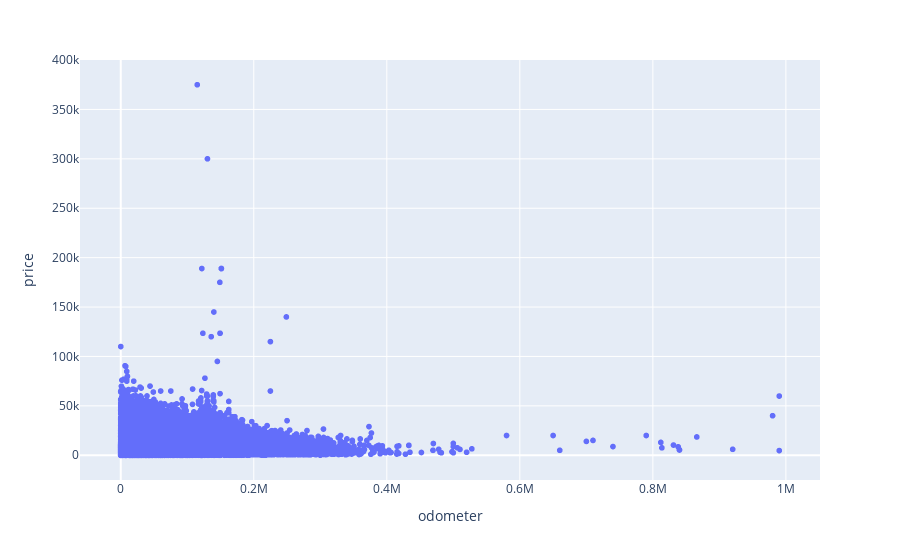

Here is the notebook cell this chart was saved with:
### Code cell
fig = px.scatter(car_data, x="odometer", y="price") # crear un gráfico de dispersión
fig.show() # crear gráfico de dispersión

### Figure 1 — Plotly figure (JSON) as saved in the notebook; plotly's stock layout.template omitted (floating-point values rounded to 4 significant figures; data arrays with more than 128 entries replaced by an {"elided": "..."} marker saying what was removed)
{"data": [{"hovertemplate": "odometer=%{x}<br>price=%{y}<extra></extra>", "legendgroup": "", "marker": {"color": "#636efa", "symbol": "circle"}, "mode": "markers", "name": "", "showlegend": false, "type": "scattergl", "x": {"elided": "51525 int values"}, "xaxis": "x", "y": {"elided": "51525 int values"}, "yaxis": "y"}], "layout": {"legend": {"tracegroupgap": 0}, "margin": {"t": 60}, "xaxis": {"anchor": "y", "domain": [0, 1], "title": {"text": "odometer"}}, "yaxis": {"anchor": "x", "domain": [0, 1], "title": {"text": "price"}}}}
